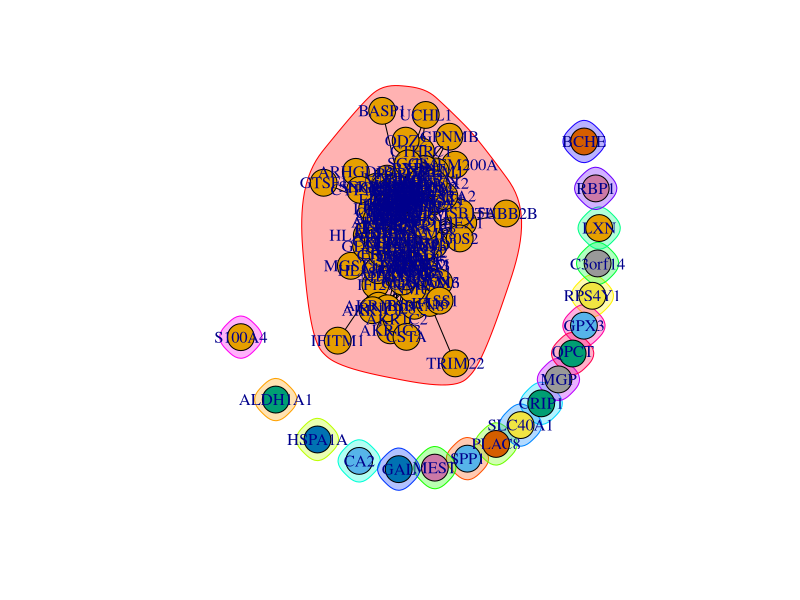
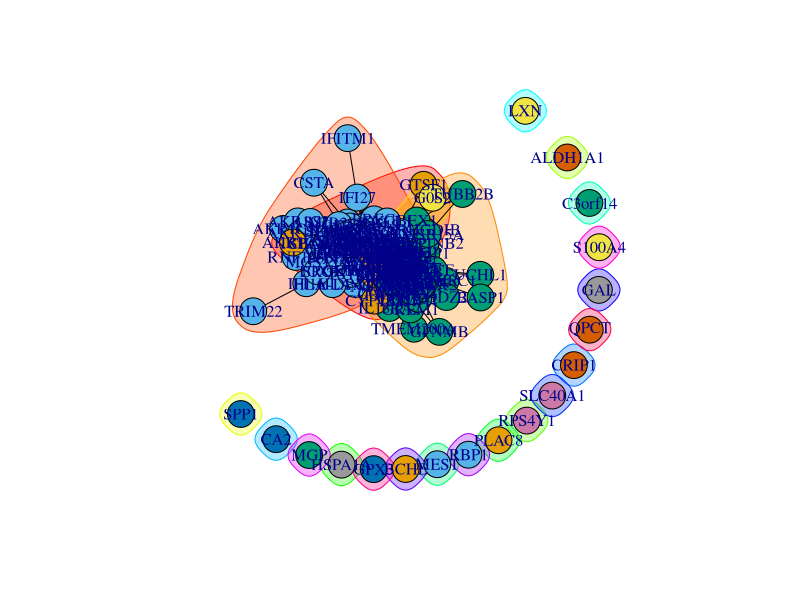

Here is the R script that generated these plots, in order:
## ---- chunk 1
library(igraph)
library(readxl)
library(dplyr)
## ---- chunk 2
#Cargo datos
aristas <- read_excel("./Dataset1.xlsx", 
                    sheet = "WeigthedNetwork")
nodos <- read_excel("./Dataset1.xlsx", 
                    sheet = "NetworkNodes")
#Construyo el grafo
grafo_origen <- 
  graph_from_data_frame(d = aristas, vertices = nodos,  directed=F)

#Podo cogiendo como umbral 0.4
grafo <- delete_edges(grafo_origen, E(grafo_origen)[PESO<0.4])
## ---- chunk 3
set.seed(55)
inicio<-sample(c(0:176), size = 177, replace = TRUE)
## ---- chunk 4
clp <- cluster_label_prop(grafo, initial = inicio, weights = E(grafo))
plot(clp, grafo)
## ---- chunk 5
table(clp$membership)
## ---- chunk 6
comunidad <- clp$membership
miembros <- data.frame(nodos, comunidad)

c1 <- filter(miembros, comunidad == 1)
c1
## ---- chunk 7
deg <- degree(grafo, mode = "all")
degdf <- data.frame(nodos, deg)
juntos <-merge(x=degdf, miembros, by= "NODOS")
c1 <- filter(juntos, comunidad == 1)
c1[order(-c1$deg),]
## ---- chunk 8
cent_eing <- centr_eigen(grafo, directed = F, normalized = F)
eigencen <- data.frame(nodos, cent_eing$vector)
juntos <-merge(x=eigencen, miembros, by= "NODOS")
c1 <- filter(juntos, comunidad == 1)
c1[order(-c1$cent_eing.vector),]
## ---- chunk 9
cent_clo <-centr_clo(grafo, mode = "all", normalized = F)
clossenes <- data.frame(nodos, cent_clo$res)
juntos <-merge(x=clossenes, miembros, by= "NODOS")
c1 <- filter(juntos, comunidad == 1)
c1[order(-c1$cent_clo.res),]
## ---- chunk 10
bet <- betweenness(grafo, directed = F, weights = E(grafo))
betdf <- data.frame(nodos, bet)
juntos <-merge(x=betdf, miembros, by= "NODOS")
c1 <- filter(juntos, comunidad == 1)
c1[order(-c1$bet),]
## ---- chunk 11
cfg <- cluster_fast_greedy(grafo, weights = E(grafo))
plot(cfg, grafo)
## ---- chunk 12
table(cfg$membership)
## ---- chunk 13
comunidad <- cfg$membership
miembros <- data.frame(nodos, comunidad)

c4 <- filter(miembros, comunidad == 4)
c4
c3 <- filter(miembros, comunidad == 3)
c3
c2 <- filter(miembros, comunidad == 2)
c2
c1 <- filter(miembros, comunidad == 1)
c1

## ---- chunk 14
deg <- degree(grafo, mode = "all")
degdf <- data.frame(nodos, deg)
juntos <-merge(x=degdf, miembros, by= "NODOS")
c1 <- filter(juntos, comunidad == 1)
c2 <- filter(juntos, comunidad == 2)
c3 <- filter(juntos, comunidad == 3)
c1[order(-c1$deg),]
c2[order(-c2$deg),]
c3[order(-c3$deg),]
## ---- chunk 15
cent_eing <- centr_eigen(grafo, directed = F, normalized = T)
eigencen <- data.frame(nodos, cent_eing$vector)
juntos <-merge(x=eigencen, miembros, by= "NODOS")
c1 <- filter(juntos, comunidad == 1)
c2 <- filter(juntos, comunidad == 2)
c3 <- filter(juntos, comunidad == 3)
c1[order(-c1$cent_eing.vector),]
c2[order(-c2$cent_eing.vector),]
c3[order(-c3$cent_eing.vector),]
## ---- chunk 16
cent_clo <-centr_clo(grafo, mode = "all", normalized = T)
clossenes <- data.frame(nodos, cent_clo$res)
juntos <-merge(x=clossenes, miembros, by= "NODOS")
c1 <- filter(juntos, comunidad == 1)
c2 <- filter(juntos, comunidad == 2)
c3 <- filter(juntos, comunidad == 3)
c1[order(-c1$cent_clo.res),]
c2[order(-c2$cent_clo.res),]
c3[order(-c3$cent_clo.res),]
## ---- chunk 17
bet <- betweenness(grafo, directed = F, weights = E(grafo))
betdf <- data.frame(nodos, bet)
juntos <-merge(x=betdf, miembros, by= "NODOS")
c1 <- filter(juntos, comunidad == 1)
c2 <- filter(juntos, comunidad == 2)
c3 <- filter(juntos, comunidad == 3)
c1[order(-c1$bet),]
c2[order(-c2$bet),]
c3[order(-c3$bet),]
## ---- chunk 18
write.csv(miembros, file="comunidades.txt")
